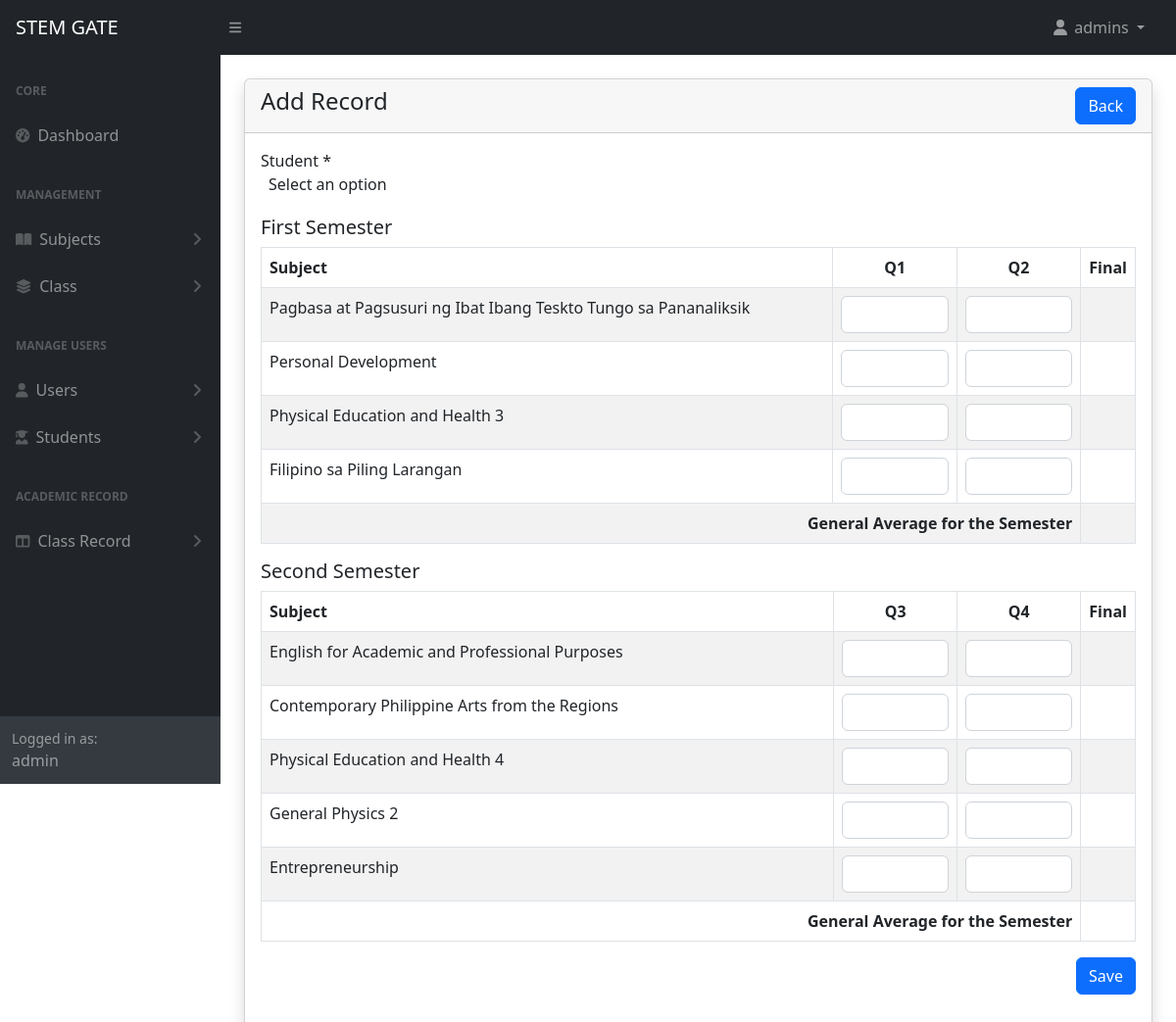
The app's page /admin/grades-create.php?id=21&name=STEM+A1 (signed in) with its own data.
### tables this page shows
CREATE TABLE `subjects` (
  `id` int(11) NOT NULL,
  `name` varchar(191) NOT NULL,
  `subject_code` varchar(191) DEFAULT NULL,
  `subject_type` tinyint(1) NOT NULL,
  `created_at` timestamp NOT NULL DEFAULT current_timestamp()
);

### admin/grades-create.php (the view, shortened to what this page needs)
<?php include('includes/header.php') ?>
<div class="container-fluid px-4">
    <div class="card mt-4 shadow">
        <div class="card-header">
            <?php if (isset($_GET['id']) && isset($_GET['name'])) : ?>
                <h4 class="mb-0">Add Record
                    <a href="grades.php?id=<?= $_GET['id']; ?>&name=<?= urlencode($_GET['name']) ?>" class="btn btn-primary float-end">Back</a>
                </h4>
            <?php endif; ?>
        </div>
        <div class="card-body">
            <?php
            $parmValue = checkParamId('id');
            $record = getById('class_record', $parmValue);
            if ($record['status'] == 200) {
            $class_id = $record['data']['class_id'];
            $tableRows = generateTable($class_id);
            $tableRowsSemester1 = $tableRows['semester1'];
            $tableRowsSemester2 = $tableRows['semester2'];
            ?>
            <form id="gradesForm">
                <div class="row">
                    <div class="col-md-12 mb-3">
                        <label for="">Student *</label>
                    </div>
                </div>
                <div class="row">
                    <div class="col-md-12">
                        <h5>First Semester</h5>
                        <table id="semester1-table" class="table table-bordered table-striped table-hover">
                            <thead>
                                <tr>
                                    <th width="70%">Subject</th>
                                    <th class="text-center" width="15%">Q1</th>
                                    <th class="text-center" width="15%">Q2</th>
                                    <th width="15%">Final</th>
                                </tr>
                            </thead>
                            <tbody>
                                <?php echo $tableRowsSemester1; ?>
                                <tr class="fw-bold">
                                    <td class="text-end" colspan="3">General Average for the Semester</td>
                                    <td id="semester1-general-average"></td>
                                </tr>
                            </tbody>
                        </table>
                        <h5>Second Semester</h5>
                        <table id="semester2-table" class="table table-bordered table-striped table-hover">
                            <thead>
                                <tr>
                                    <th width="70%">Subject</th>
                                    <th class="text-center" width="15%">Q3</th>
                                    <th class="text-center" width="15%">Q4</th>
                                    <th width="15%">Final</th>
                                </tr>
                            </thead>
                            <tbody>
                                <?php echo $tableRowsSemester2; ?>
                                <tr class="fw-bold">
                                    <td class="text-end" colspan="3">General Average for the Semester</td>
                                    <td id="semester2-general-average"></td>
                                </tr>
                            </tbody>
                        </table>
                    </div>
                    <div class="col-md-12 mb-3 text-end">
                        <button type="submit" name="saveGrade" class="btn btn-primary">Save</button>
                    </div>
                </div>
            </form>
            <?php
                } else {
                    echo '<h5>' . $record['message'] . '</h5>';
                }
                ?>
        </div>
    </div>
</div>
<?php include('includes/footer.php') ?>

### config/function.php (shortened to what this page needs)
<?php
require 'dbcon.php';
function validate($inputData)
{
    global $conn;
    $validatedData = mysqli_real_escape_string($conn, $inputData);
    return trim($validatedData);
}
function getById($tableName, $id)
{
    global $conn;
    $table = validate($tableName);
    $id = validate($id);
    $query = "SELECT * FROM $table WHERE id='$id' LIMIT 1";
    $result = mysqli_query($conn, $query);
    if ($result) {
        if (mysqli_num_rows($result) == 1) {
            $row = mysqli_fetch_assoc($result);
            $response = [
                'status' => 200,
                'data' => $row,
                'message' => 'Record Found'
            ];
            return $response;
        } else {
            $response = [
                'status' => 404,
                'message' => 'No Data Found'
            ];
            return $response;
        }
    } else {
        $response = [
            'status' => 500,
            'message' => 'Something Went Wrong'
        ];
        return $response;
    }
}
function checkParamId($type)
{
    if (isset($_GET[$type])) {
        if ($_GET[$type] != '') {
            return $_GET[$type];
        } else {
            return '<h5>No Id Found</h5>';
        }
    } else {
        return '<h5>No Id Given</h5>';
    }
}
function generateTable($class_id)
{
    global $conn;
    $tableRowsSemester1 = '';
    $tableRowsSemester2 = '';
    $query = "SELECT * FROM classes WHERE id='$class_id'";
    $result = mysqli_query($conn, $query);
    if (mysqli_num_rows($result) > 0) {
        $classData = mysqli_fetch_assoc($result);
        $subjectsData = json_decode($classData['subjects'], true);
        foreach ($subjectsData as $semester) {
            $semesterNumber = $semester['semester'];
            $tableRows = '';
            foreach ($semester['subjects'] as $subject) {
                $subjectId = $subject['subject_id'];
                $subjectQuery = "SELECT name FROM subjects WHERE id='$subjectId'";
                $subjectResult = mysqli_query($conn, $subjectQuery);
                $subjectRow = mysqli_fetch_assoc($subjectResult);
                $subjectName = $subjectRow['name'];
                $tableRows .= '<tr>';
                $tableRows .= '<td><input type="hidden" name="subject_id[]" value="' . $subjectId . '"/>' . $subjectName . '</td>';
                $tableRows .= '<td><input type="number" class="form-control text-end" name="quarter1_' . $subjectId . '" /></td>';
                $tableRows .= '<td><input type="number" class="form-control text-end" name="quarter2_' . $subjectId . '"/></td>';
                $tableRows .= '<td></td>';
                $tableRows .= '</tr>';
            }
            if ($semesterNumber == 1) {
                $tableRowsSemester1 = $tableRows;
            } elseif ($semesterNumber == 2) {
                $tableRowsSemester2 = $tableRows;
            }
        }
    }
    return array('semester1' => $tableRowsSemester1, 'semester2' => $tableRowsSemester2);
}

### records on screen
subjects: name "Pagbasa at Pagsusuri ng Ibat Ibang Teskto Tungo sa Pananaliksik"
subjects: name "Personal Development"
subjects: name "Physical Education and Health 3"
subjects: name "Filipino sa Piling Larangan"
subjects: name "English for Academic and Professional Purposes"
subjects: name "Contemporary Philippine Arts from the Regions"
subjects: name "Physical Education and Health 4"
subjects: name "General Physics 2"
subjects: name "Entrepreneurship"

### other values on screen
$_SESSION['loggedInUser']['name'] "admins"
$_SESSION['loggedInUser']['username'] "admin"
